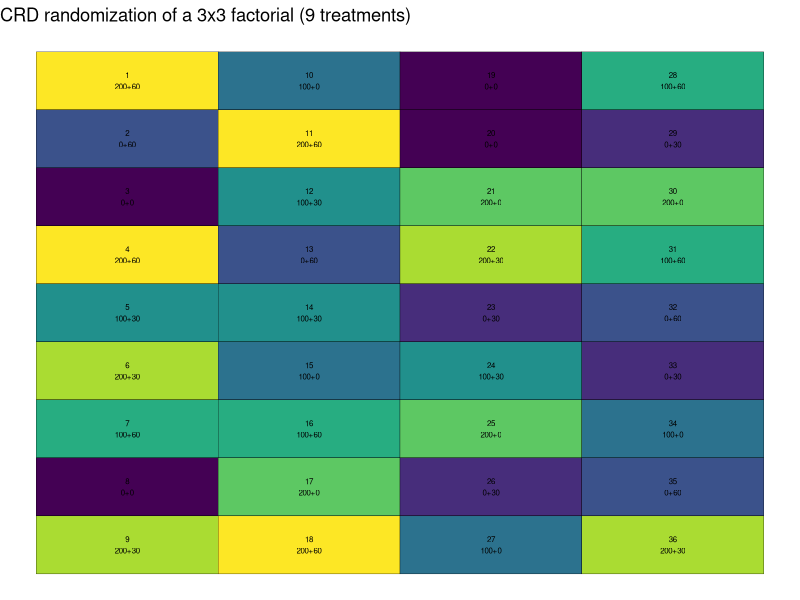
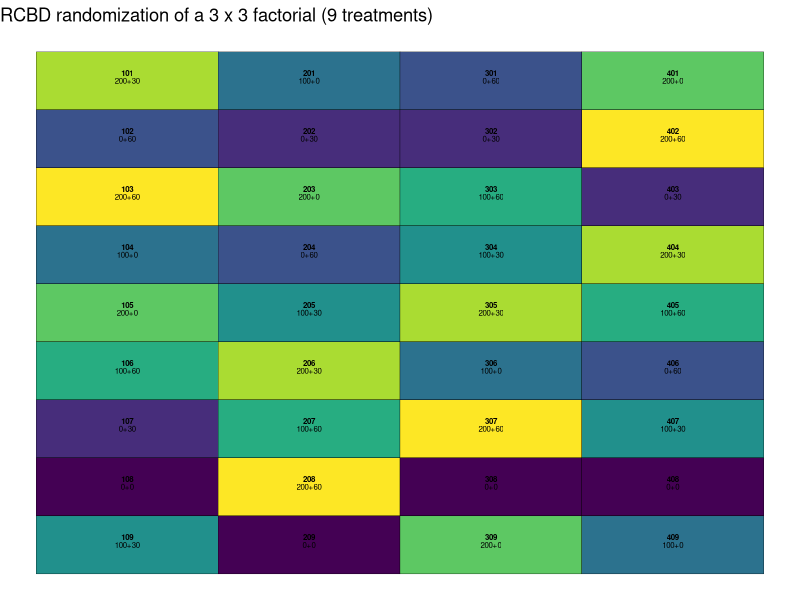
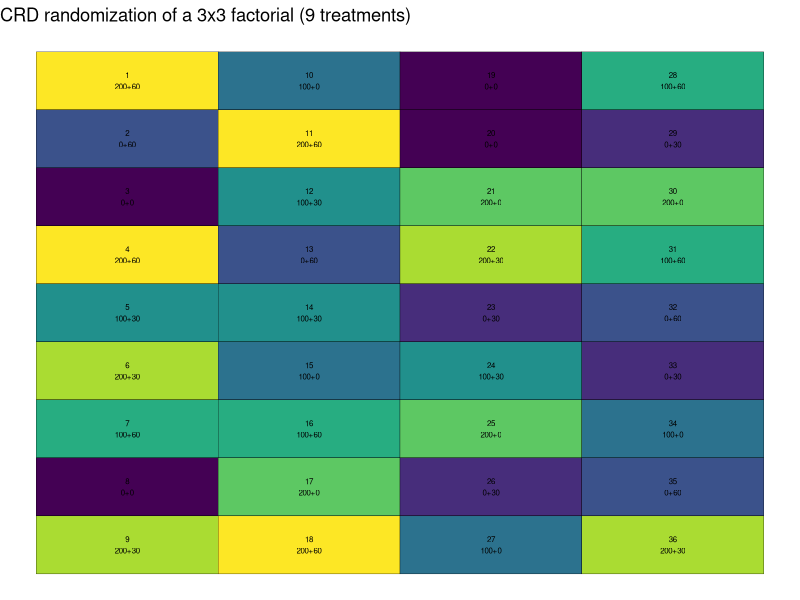

Reproduce these figures in R, in order. (Note: this script raises an error after producing the figures.)
## ---- chunk 1
# Loading packages
library(tidyverse) # for data wrangling and plotting
library(viridis) # for changing fill scale
## ---- chunk 2
trts <- crossing(nrate_kgha = c(0,100,200),
                 krate_kgha = c(0,30,60)
                 ) %>%
  mutate(trtnum = 1:nrow(.)) %>%
  mutate(trtname = paste0(nrate_kgha, "+", krate_kgha))

trts
## ---- chunk 3
# Setting seed to get same randomization result every time
set.seed(626)

crd_rand <- crossing(trtname = trts$trtname,
                     rep = 1:4
                     ) %>%
  # Since plots are organized without a structure, let's number them 1 through 36
  mutate(plot = 1:nrow(.)) %>%
  # Randomizing trtname to plots, without restrictions 
  mutate(plot = sample(plot)) %>%
  arrange(plot)

crd_rand
## ---- chunk 4
crd_layout <- crd_rand %>%
  # Defining number of rows and columns in the field for plotting purposes
    mutate(row = rep(1:4, each = 9)) %>%
  mutate(col = rep(seq(from = 1,
                    to = 9,
                    by = 1),
                   times = 4
                   )) %>%
  # Creating plot and trtname labels for plotting
  mutate(lab = paste0(plot, "\n", trtname))
  
  crd_layout
## ---- chunk 5

ggplot(data = crd_layout, aes(x = row, y = -col)) +
  geom_tile(aes(fill = trtname), color = "black", show.legend = FALSE) + 
  geom_text(aes(label = lab), size = 2) + 
  labs(title = "CRD randomization of a 3x3 factorial (9 treatments)") + 
  scale_fill_viridis_d() +
  theme_void()

ggsave("../2025_dsa/04_rcbd/output/crd_layoutmap.png",
       width = 6,
       height = 4,
       bg = "white")

## ---- chunk 6
# Setting seed to get same randomization result every time
set.seed(626)

rcbd_rand <- crossing(trtname = trts$trtname,
                      rep = 1:4
                      ) %>%
  arrange(rep) %>%
  group_by(rep) %>%
  mutate(trtname = sample(trtname)) %>%
  mutate(plot = (rep*100) + 1:9) %>%
  ungroup()#NICE

rcbd_rand
## ---- chunk 7
rcbd_rand %>%
  group_by(rep) %>%
  tally() %>%
  filter(n>1)

## ---- chunk 8
rcbd_layout <- rcbd_rand %>%
  # Defining number of rows and columns in the field for plotting purposes
  mutate(row = rep(1:4, each = 9)) %>%
  mutate(col = rep(seq(from = 1, 
                       to = 9, #total number of treatments, 
                       by = 1), 
                   times = 4 #total number of blocks
  )) %>%
  # Creating plot and trtname labels for plotting
  mutate(lab = paste0(plot, "\n", trtname))

rcbd_layout
## ---- chunk 9
ggplot(data = rcbd_layout, aes(x = row, 
                               y = -col))+
  geom_tile(aes(fill = trtname),
            color = "black",
            show.legend = F
  )+
  geom_text(aes(label = plot), fontface = "bold", size = 2, vjust = -.8)+
  geom_text(aes(label = trtname), size = 2)+
  labs(title = "RCBD randomization of a 3 x 3 factorial (9 treatments)") +
  scale_fill_viridis_d() +
  theme_void()
  

## ---- chunk 10
rcbd_rand %>%
  # Retrieving other information contained in trts
  left_join(trts) %>%
  # Rearranging columns  
  dplyr::select(plot, rep, trtname, trtnum,
                nrate_kgha, krate_kgha
                ) %>%
  write_csv("../2025_dsa/04_rcbd/output/rcbd_randomization_table.csv")
## ---- chunk 11
ggsave("../2025_dsa/04_rcbd/output/rcbd_layoutmap.png",
       width = 6,
       height = 4,
       bg = "white")
